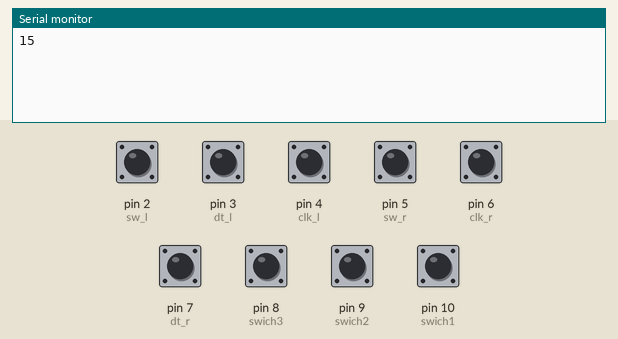
This sketch was run on a simulated Arduino Uno, built with avr-gcc and run on an emulated ATmega328P. On the bench: the last lines printed to the serial monitor. The test bench sets the inputs (shaded band); at power-on: pin 2 (sw_l), pin 3 (dt_l), pin 4 (clk_l), pin 5 (sw_r), pin 6 (clk_r), pin 7 (dt_r), pin 8 (swich3), pin 9 (swich2), pin 10 (swich1) HIGH.

Above: at 1.2 s.
1.3 s: pin 2 (sw_l) pulled LOW for 0.15 s
At 2.3 s:
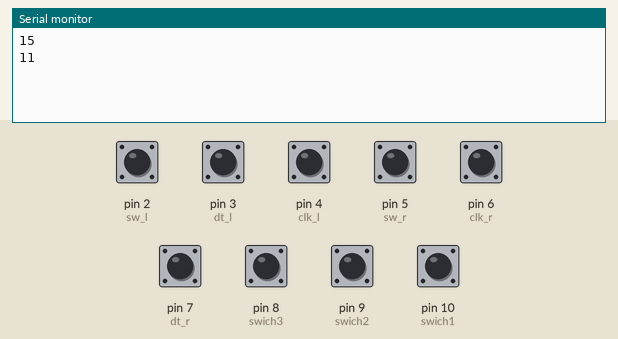
2.9 s: pin 5 (sw_r) pulled LOW for 0.15 s
At 3.5 s:
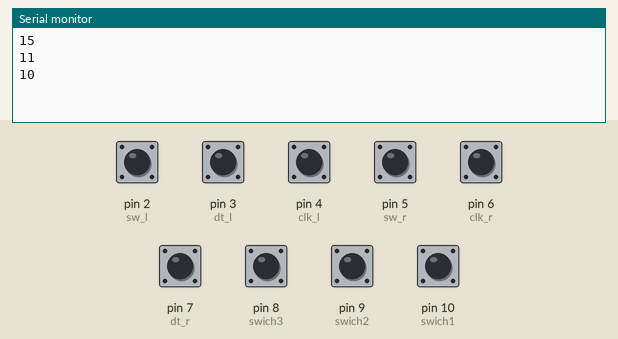
4.5 s: pin 6 (clk_r) pulled LOW for 0.15 s
At 5.7 s:
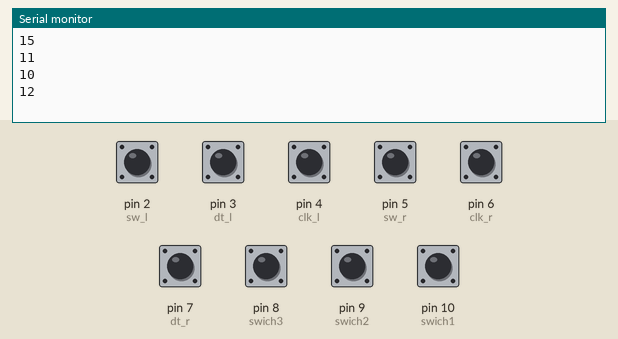
6.1 s: pin 8 (swich3) pulled LOW for 0.15 s
At 7.1 s:
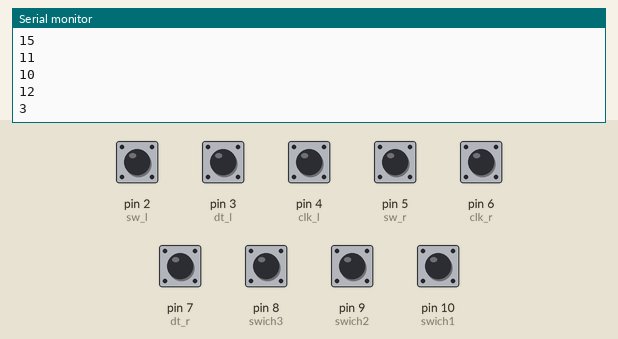
7.7 s: pin 9 (swich2) pulled LOW for 0.15 s
At 8.4 s:
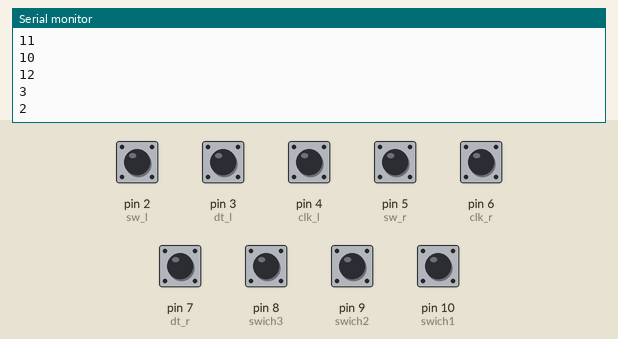
9.3 s: pin 10 (swich1) pulled LOW for 0.15 s
At 10.8 s:
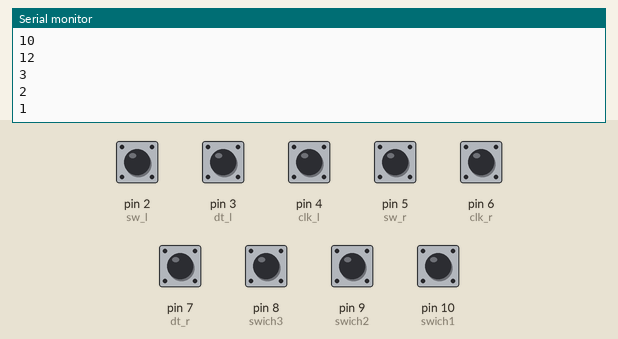
Timing chart, 0 to 11.9 s (numbered marks = the images above; inputs shaded):
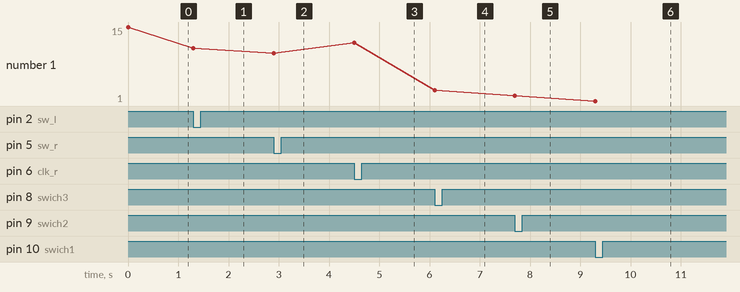

Measured:
- after the input at 1.3 s, the serial monitor: prints a new line at once (image 1)
- after the input at 2.9 s, the serial monitor: prints a new line at once (image 2)
- after the input at 4.5 s, the serial monitor: prints a new line at once (image 3)
- after the input at 6.1 s, the serial monitor: prints a new line at once (image 4)
- after the input at 7.7 s, the serial monitor: prints a new line at once (image 5)
- after the input at 9.3 s, the serial monitor: prints a new line at once (image 6)
- plotted number 1: 15 → 11 after the input at 1.3 s, 11 → 10 after the input at 2.9 s, 10 → 12 after the input at 4.5 s, 12 → 3 after the input at 6.1 s, 3 → 2 after the input at 7.7 s

The sketch:

firmware.ino
```cpp
int swich1 = 10;
int swich2 = 9;
int swich3 = 8;

int swich1_state;
int swich2_state;
int swich3_state;

int sw_r_state;
int sw_l_state;

int sw_r = 5;
int dt_r = 7;
int clk_r = 6;

int sw_l = 2;
int dt_l = 3;
int clk_l = 4;

int r;
int l;

int Pin_clk_Letzter_r;
int Pin_clk_Aktuell_r;

int Pin_clk_Letzter_l;
int Pin_clk_Aktuell_l;

void setup() {
  Serial.begin(9600);

  pinMode(swich1, INPUT_PULLUP);
  pinMode(swich2, INPUT_PULLUP);
  pinMode(swich3, INPUT_PULLUP);

  pinMode(sw_r, INPUT_PULLUP);
  pinMode(dt_r, INPUT_PULLUP);
  pinMode(clk_r, INPUT_PULLUP);

  pinMode(sw_l, INPUT_PULLUP);
  pinMode(dt_l, INPUT_PULLUP);
  pinMode(clk_l, INPUT_PULLUP);

  Pin_clk_Letzter_r = digitalRead(clk_r);
}

void loop() {
  if ((digitalRead(swich1) == LOW) && (swich1_state == 0)) {
    Serial.println("1");
    swich1_state = 30;
  } else if ((digitalRead(swich1) == HIGH) && (swich1_state > 0)) {
    swich1_state --;
  }

  if ((digitalRead(swich2) == LOW) && (swich2_state == 0)) {
    Serial.println("2");
    swich2_state = 30;
  } else if ((digitalRead(swich2) == HIGH) && (swich2_state > 0)) {
    swich2_state --;
  }

  if ((digitalRead(swich3) == LOW) && (swich3_state == 0)) {
    Serial.println("3");
    swich3_state = 30;
  } else if ((digitalRead(swich3) == HIGH) && (swich3_state > 0)) {
    swich3_state --;
  }


  if ((digitalRead(sw_r) == LOW) && (sw_r_state == 0)) {
    Serial.println("10");
    sw_r_state = 30;
  } else if ((digitalRead(sw_r) == HIGH) && (sw_r_state > 0)) {
    sw_r_state --;
  }

  if ((digitalRead(sw_l) == LOW) && (sw_l_state == 0)) {
    Serial.println("11");
    sw_l_state = 30;
  } else if ((digitalRead(sw_l) == HIGH) && (sw_l_state > 0)) {
    sw_l_state --;
  }


  Pin_clk_Aktuell_r = digitalRead(clk_r);
  if (Pin_clk_Aktuell_r != Pin_clk_Letzter_r){
    if (digitalRead(dt_r) != Pin_clk_Aktuell_r) {
      if (r == 0) {
        Serial.println("12");
        r = 1;
      } else {
        r = 0;
      }
    } else {
      if (r == 0) {
       Serial.println("13");
       r = 1;
      } else {
        r = 0;
      }
    }
   }
   Pin_clk_Letzter_r = Pin_clk_Aktuell_r;

   Pin_clk_Aktuell_l = digitalRead(clk_l);
  if (Pin_clk_Aktuell_l != Pin_clk_Letzter_l){
    if (digitalRead(dt_l) != Pin_clk_Aktuell_l) {
      if (l == 0) {
        Serial.println("14");
        l = 1;
      } else {
        l = 0;
      }
    } else {
      if (l == 0) {
        Serial.println("15");
        l = 1;
      } else {
        l = 0;
      }
    }
   }
   Pin_clk_Letzter_l = Pin_clk_Aktuell_l;
}
```
